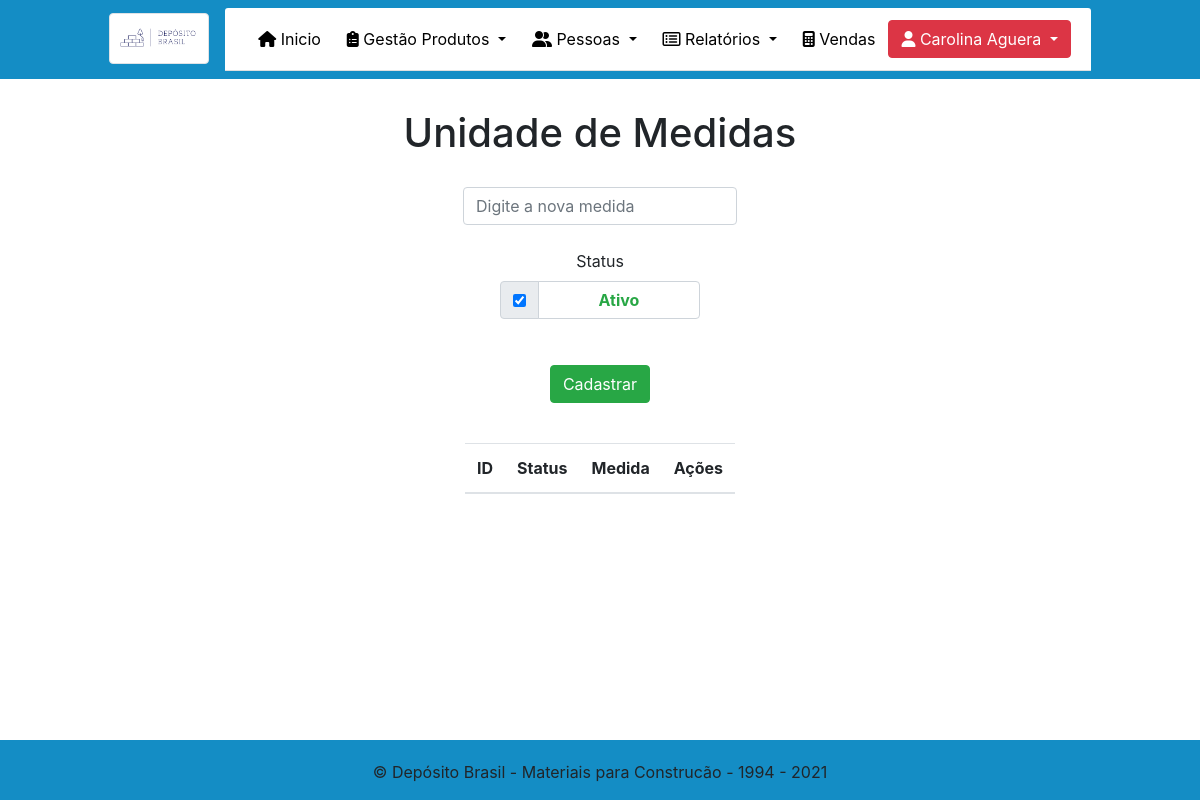
/Admin/Medida.php (signed in), run on an earlier commit of the app's database.
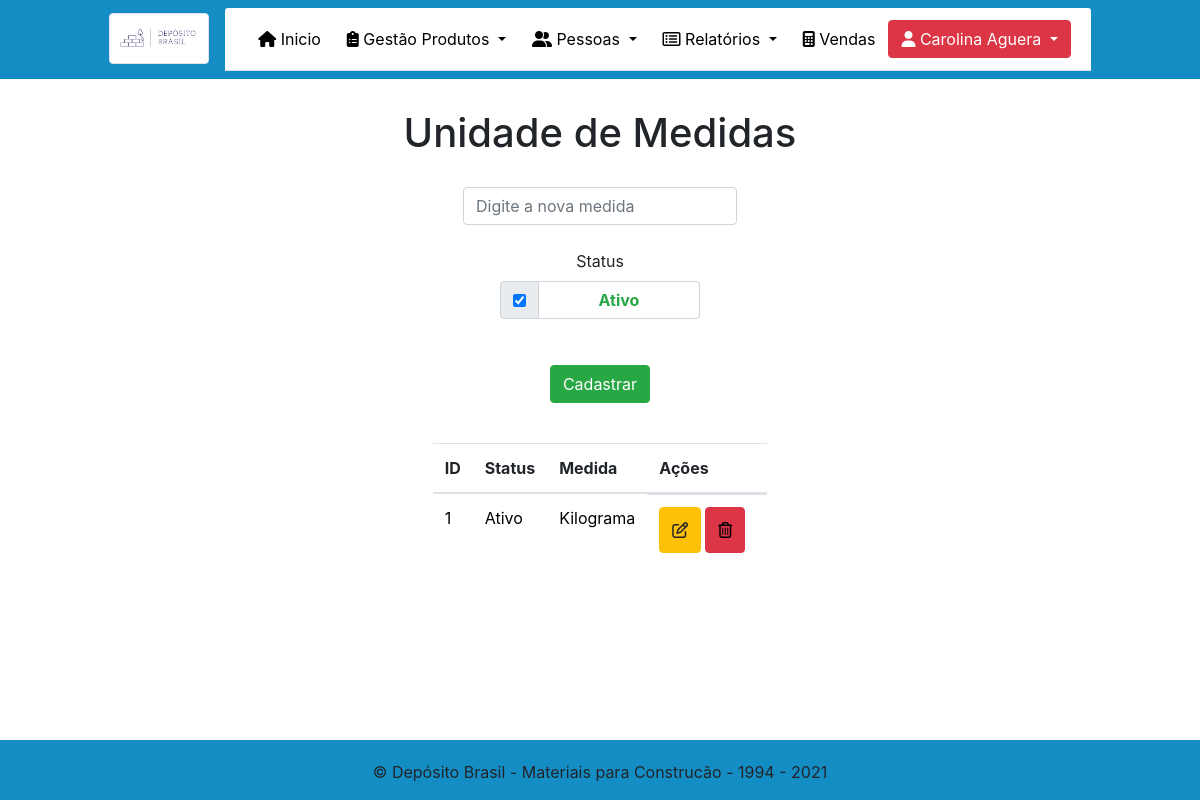
And on a later commit of the database.
### tables this page shows
CREATE TABLE `medida` (
  `id` int(11) NOT NULL,
  `status` tinyint(1) NOT NULL,
  `nome` varchar(45) NOT NULL
);

### Admin/Medida.php (the view, shortened to what this page needs)
<!DOCTYPE html>
<html lang="pt-br">
<?php
require_once("../menu.php");
?>
<head>
</head>
<body class="teste">
    <h1 style="text-align: center; margin-top: 30px;">Unidade de Medidas</h1>
    <center class="container">
        <form name="form" method="POST" action="Medida.php" class="needs-validation" novalidate>
            <input type="text" class="form-control" name="nome" style="width: auto; margin-top: 30px;" placeholder="Digite a nova medida" required>
            <br>
            <div class="form-group "><label class="control-label" style="width: 200px !important;" for="status">Status</label><input type="hidden" name="status" value="0">
                <div class="input-group" style="width: 200px !important;">
                    <div class="input-group-prepend">
                        <div class="input-group-text">
                            <input type="checkbox" name="status" value="1" id="status" onclick="teste1(this);" checked>
                        </div>
                    </div>
                    <div class="form-control"><strong class="text-success" id="statuscadastrar">Ativo</strong></div>
                </div>
            </div>
            <button type="submit" class="btn btn-success" style="margin-top: 30px;" name="salvar">Cadastrar</button>
        </form>
        <table class="table table-hover" style="margin-top: 40px; width: auto;">
            <thead>
                <tr>
                    <th scope="col">ID</th>
                    <th scope="col">Status</th>
                    <th scope="col">Medida</th>
                    <th scope="col">Ações</th>
                </tr>
            </thead>
            <tbody style="color: black;">
                <?php
                $conexao = mysqli_connect('127.0.0.1', 'root', '', 'tcc');
                $sql = "select * from medida ";
                $medidas = mysqli_query($conexao, $sql);
                while ($data = mysqli_fetch_array($medidas)) {
                    if ($data['status'] == 1) {
                        $statusProduto = 'Ativo';
                    } else {
                        $statusProduto = 'Inativo';
                    } ?>
                <tr>
                    <td><?= $data['id']  ?></td>
                    <td><?= $statusProduto  ?></td>
                    <td><?= $data['nome']  ?></td>
                    <td class="actions d-flex" style="width: 120px;">
                        <center>
                            <form action="Medida.php" name="form" method="post" class="needs-validation" novalidate>
                                <button class="btn btn-warning btn-xs" type="button" style="margin-right: 4px; height: 46px; width: auto; " data-toggle="modal" data-target="#modalExemplo<?= $data['id'] ?>"><i class="far fa-edit"></i></button>
                            </form>
                        </center>
                        <button class="btn btn-danger btn-xs" style="height: 46px; width: auto; " type="button" data-toggle="modal" data-target="#ExemploModalCentralizado<?= $data['id'] ?>"><i class="far fa-trash-alt" style="color: black;"></i></button>
                    </td>
                </tr>
                <?php  }    ?>
            </tbody>
        </table>
    </center>
    <?php
    require_once("rodape.php");
    ?>
</body>
</html>

What changed in the data, as far as the page shows it:
added medida: id "1", status "Ativo", nome "Kilograma"
